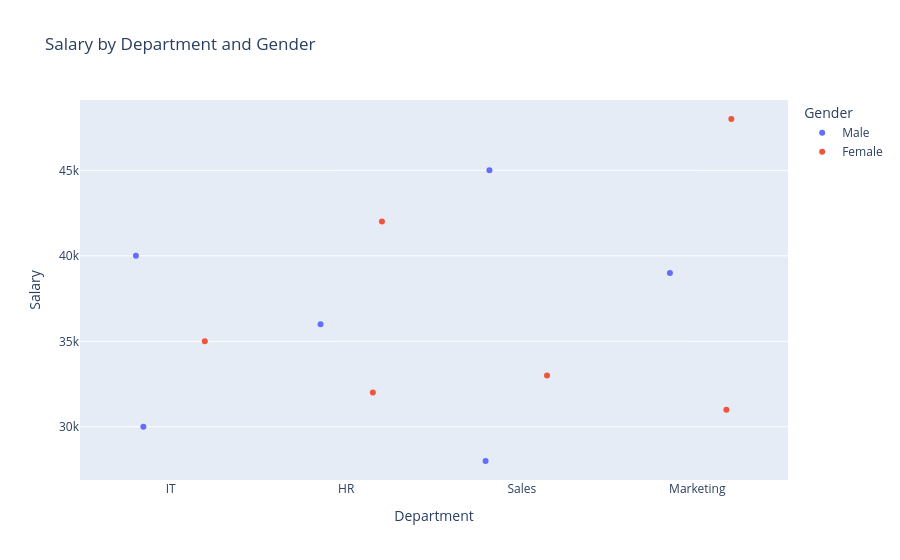

The code cell stored with this chart in its notebook:
### Markdown cell above
# With color:

### Code cell
fig = px.strip(
    df,
    x="Department",
    y="Salary",
    color="Gender",
    title="Salary by Department and Gender"
)

fig.show()

### Figure 1 — Plotly figure (JSON) as saved in the notebook; plotly's stock layout.template omitted (floating-point values rounded to 4 significant figures)
{"data": [{"alignmentgroup": "True", "boxpoints": "all", "fillcolor": "rgba(255,255,255,0)", "hoveron": "points", "hovertemplate": "Gender=Male<br>Department=%{x}<br>Salary=%{y}<extra></extra>", "legendgroup": "Male", "line": {"color": "rgba(255,255,255,0)"}, "marker": {"color": "#636efa"}, "name": "Male", "offsetgroup": "Male", "orientation": "v", "pointpos": 0, "showlegend": true, "type": "box", "x": ["IT", "IT", "HR", "Sales", "Sales", "Marketing"], "x0": " ", "xaxis": "x", "y": [30000, 40000, 36000, 28000, 45000, 39000], "y0": " ", "yaxis": "y"}, {"alignmentgroup": "True", "boxpoints": "all", "fillcolor": "rgba(255,255,255,0)", "hoveron": "points", "hovertemplate": "Gender=Female<br>Department=%{x}<br>Salary=%{y}<extra></extra>", "legendgroup": "Female", "line": {"color": "rgba(255,255,255,0)"}, "marker": {"color": "#EF553B"}, "name": "Female", "offsetgroup": "Female", "orientation": "v", "pointpos": 0, "showlegend": true, "type": "box", "x": ["IT", "HR", "HR", "Sales", "Marketing", "Marketing"], "x0": " ", "xaxis": "x", "y": [35000, 32000, 42000, 33000, 31000, 48000], "y0": " ", "yaxis": "y"}], "layout": {"boxmode": "group", "legend": {"title": {"text": "Gender"}, "tracegroupgap": 0}, "title": {"text": "Salary by Department and Gender"}, "xaxis": {"anchor": "y", "domain": [0, 1], "title": {"text": "Department"}}, "yaxis": {"anchor": "x", "domain": [0, 1], "title": {"text": "Salary"}}}}
